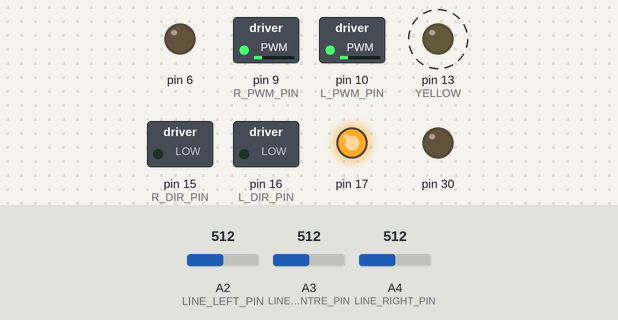
Recording of a sketch running on a simulated Arduino Leonardo, built with avr-gcc and run on an emulated ATmega32U4. Shown: switched loads named in the sketch (green lamp = pin HIGH), output pins drawn as LEDs (lit = HIGH). Dashed ring = blinking. Inputs (shaded band) come from the test bench; at power-on: A2 (LINE_LEFT_PIN) = 512, A3 (LINE_CENTRE_PIN) = 512, A4 (LINE_RIGHT_PIN) = 512. What the sketch prints to the serial monitor is not drawn.

Above: at 5.2 s.
5.3 s: A2 (LINE_LEFT_PIN) set to 521
At 8.0 s:
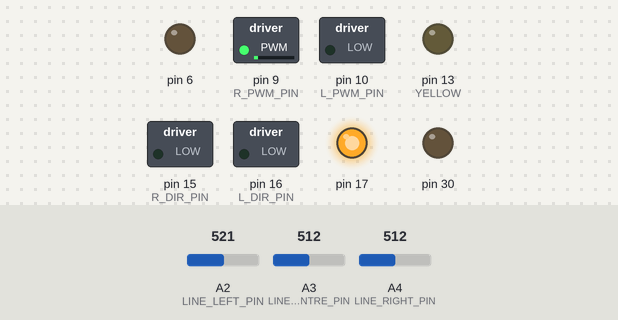
8.3 s: A2 (LINE_LEFT_PIN) set to 511
At 8.8 s:
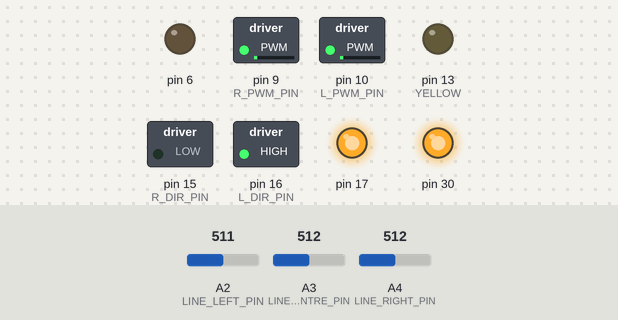
At 12.4 s:
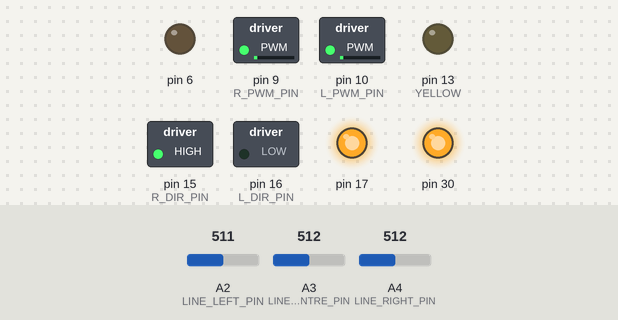
Timing chart, 0 to 30.7 s (numbered marks = the images above; inputs shaded):
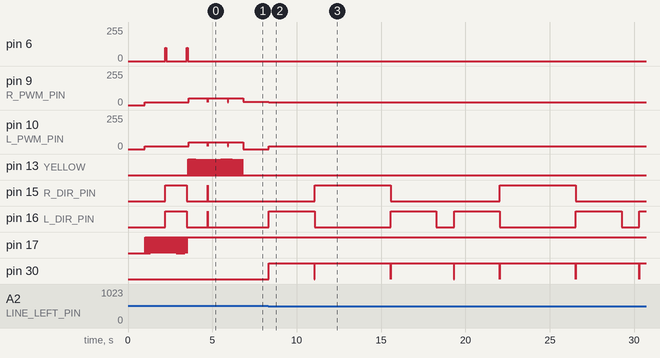

Measured:
- the behaviour switches between 512 and 513 on A2 (LINE_LEFT_PIN) (found by bisection; images 0 and 1)
- after the input at 5.3 s, pin 16 (L_DIR_PIN), pin 30: stays LOW (without the input it goes to HIGH after 1.5 s)
- after the input at 8.3 s, pin 9 (R_PWM_PIN): 25/255 → 20/255 after 0.05 s; pin 10 (L_PWM_PIN): alternates 21/255 for 9.9 s and 20/255 for 1.1 s, starting after 0.05 s
- by itself, pin 6: alternates 100/255 for 0.05 s and 0/255 for 1.2 s
- by itself, pin 17: alternates HIGH for 0.05 s and LOW for 0.01 s, 81 changes in all, then stays HIGH

The sketch:

bangbang.ino
```cpp
#define YELLOW LED_BUILTIN
#define RED LED_BUILTIN_RX
#define GREEN LED_BUILTIN_TX
#define OFF LOW
#define ON HIGH

#define L_PWM_PIN 10
#define L_DIR_PIN 16
#define R_PWM_PIN  9
#define R_DIR_PIN 15
#define DIR_BWD HIGH // HIGH: backwards
#define DIR_FWD LOW // LOW: forward
#define LEFT true
#define RIGHT false

#define LINE_LEFT_PIN A2
#define LINE_CENTRE_PIN A3
#define LINE_RIGHT_PIN  A4

class motors_c {
  private:
    // Accepts two integers (motor and power)
    // and sets the power for that mortor
    void setMotorPower(int motor, int power) {
      if ( motor == L_PWM_PIN || motor == R_PWM_PIN ) {
        if ( power >= 0 ) {
          if ( power > 255 ) { power = 255; }
          // pin for direction is +6 from pin for power
          digitalWrite( motor + 6, DIR_FWD );
          analogWrite( motor, power );
        }
        else {
          if ( power < -255 ) { power = -255; }
          digitalWrite( motor + 6, DIR_BWD );
          analogWrite( motor, -power );
        }
      }
      else {
        // error wrong motor given
        Serial.println(" ***Wrong motor passed to function*** ");
      }
    }

  public:
    motors_c() {
      pinMode( L_PWM_PIN, OUTPUT );
      pinMode( L_DIR_PIN, OUTPUT );
      pinMode( R_PWM_PIN, OUTPUT );
      pinMode( R_DIR_PIN, OUTPUT );
    }

    void move(int power) {
      // left motor
      int offset = 0;
      if ( power < 0 ) { offset = -offset; }
      setMotorPower(L_PWM_PIN, power+offset);
      // right motor
      setMotorPower(R_PWM_PIN, power);
    }

    void turn(int power, bool dir) {
      if (dir) {
        // use left as pivot
        // left motor
        setMotorPower(L_PWM_PIN, 0);
        // right motor
        setMotorPower(R_PWM_PIN, power);
      }
      else {
        // use right as pivot
        // left motor
        setMotorPower(L_PWM_PIN, power);
        // right motor
        setMotorPower(R_PWM_PIN, 0);
      }
    }

    void turnOnSpot(int power, bool dir) {
      if (dir) {
        // towards left
        // left motor
        setMotorPower(L_PWM_PIN, -power-1);
        // right motor
        setMotorPower(R_PWM_PIN, power);
      }
      else {
        // towards right
        // left motor
        setMotorPower(L_PWM_PIN, power+1);
        // right motor
        setMotorPower(R_PWM_PIN, -power);
      }
    }
};

class lineSensor_c {
  private:
    int pin;
    float minVal = 1024.0;
    float maxVal = 0.0;
    // default value if not calibrated
    float limit = 512.0; //more is dark, less is light

  public:
    // Constructor, accepts a pin number as
    // argument and sets this as input
    lineSensor_c(int _pin) {
       pin = _pin; // Record which pin we used
       pinMode( pin, INPUT ); // Set this pin to input
    };

    // return sensor output
    float val() {
      return analogRead( pin );
    }

    // return normilised sensor output
    float norm() {
      float value = analogRead( pin );
      if ( value > maxVal ) { value = maxVal; }
      if ( value < minVal ) { value = minVal; }
      return (value - minVal)/(maxVal - minVal);
    }

    // return sensor limit
    float lim() {
      return limit;
    }

    // Write your calibration routine here
    // to remove bias offset
    void cal() {
      float value;
      value = analogRead( pin ); // Do an analogRead
      if ( value > maxVal ) { maxVal = value; }
      if ( value < minVal ) { minVal = value; }
      limit = (maxVal + minVal)/2;
    }

    // Write a routine here to check if your
    // sensor is on a line (true or false)
    boolean notOnLine() {
      float value = analogRead( pin ); // Do an analogRead
      if ( value > limit ) { return false; }
      else { return true; }
    }
};

//instantiate classes
motors_c m;
lineSensor_c ll(LINE_LEFT_PIN);
lineSensor_c lc(LINE_CENTRE_PIN);
lineSensor_c lr(LINE_RIGHT_PIN);

// global variables
unsigned int count = 0;
unsigned int nonce = 0;
unsigned int calTime;
bool plot_verbose;
bool msg_verbose;

void blink(int col) {
  if (col == YELLOW) {
    digitalWrite(col, ON);
    delay(10);
    digitalWrite(col, OFF);
  }
  else {
    digitalWrite(col, OFF);
    delay(10);
    digitalWrite(col, ON);
  }
}

void buzz() {
  analogWrite(6, 100);
  delay(50);
  analogWrite(6, 0);
}

void BangBang() {
  // variables for slow and fast speeds
  int pLow = 20;
  int pHigh = 25;
  int Lturn = 2700;
  int Rturn = 4500;
  // bang-bang conditions
  if ( lc.notOnLine() ) {
    // centre not on line, check left and right
    if ( ll.notOnLine() ) {
      // left not on line either, check right
      if ( lr.notOnLine() ) {
        // nothing on line
        // blink green
        blink(GREEN);
        // turn left 90 degrees
        m.turnOnSpot(pLow, LEFT);
        delay(Lturn);
        // and check if there is a line
        if ( ll.notOnLine() && lc.notOnLine() && lr.notOnLine() ) {
          // not on line turn right 180 degrees
          // blink green
          blink(GREEN);
          // and check if there is a line
          m.turnOnSpot(pLow, RIGHT);
          delay(Rturn);
          // heck if there is a line
          if ( ll.notOnLine() && lc.notOnLine() && lr.notOnLine() ) {
            // not on line
            // blink green
            blink(GREEN);
            // turn left 90 degrees
            m.turnOnSpot(pLow, LEFT);
            delay(Lturn);
            // and just move straight slowly
            m.move(pLow);
            delay(1000);
          }
        }
      }
      else {
        // only right on line
        // turn fast using right as pivot
        m.turn(pHigh, RIGHT);
      }
    }
    else if ( lr.notOnLine() ) {
      // left on line, centre not on line
      // => right not on line either
      // turn fast using left as pivot
      m.turn(pHigh, LEFT);
    }
  }
  else {
    // centre is on line, check left and right
    // (not possible to only have centre on line)
    if ( ll.notOnLine() ) {
      // left not on line
      // turn slowly using right as pivot
      m.turn(pLow, RIGHT);
    }
    else if ( lr.notOnLine() ) {
      // right not on line
      // turn slowly using left as pivot
      m.turn(pLow, LEFT);
    }
    else {
      // all 3 on line, move straight fast
      m.move(pHigh);
    }
  }
}

// Setup, only runs once when powered on.
void setup() {
  // variables for output
  plot_verbose = false;
  msg_verbose = false;
  // set leds as output
  pinMode(RED, OUTPUT);
  pinMode(GREEN, OUTPUT);
  pinMode(YELLOW, OUTPUT);
  // time for calibration
  calTime = 40;
  // Start up the Serial for debugging
  Serial.begin(9600);
  delay(1000);
  // Print reset so we can catch any reset error
  Serial.println(" ***Reset*** ");
}

// Remmeber, loop is called again and again
void loop()
{
  // initial back and forth for calibration
  // this will happen when count is at zero & calTime
  if ( count % calTime == 0 ) { m.move(20); }
  // this will happen when count is at half calTime
  else if ( count % (calTime/2) == 0 ) { m.move(-20); }

  // calibration procedure
  if ( count <= calTime ) {
    // red led
    blink(RED);
    // half calibration done, play sound
    if ( count == calTime / 2 ) { buzz(); }
    // calibration done, play sound
    if ( count == calTime ) { buzz(); }
    // run callibration procedures for each
    ll.cal();
    lc.cal();
    lr.cal();
    count++;
  }
  // move forward for a bit to connect to line
  else if ( count < calTime + 55 ) {
    blink(YELLOW);
    m.move(50);
    count++;
  }
  // normal functionality
  else {
    // using bang-bang method to move
    BangBang();
    // OUTPUT METHODS
    if (plot_verbose) {
      Serial.print( ll.norm() );
      Serial.print( ", " );
      Serial.print( lc.norm() );
      Serial.print( ", " );
      Serial.print( lr.norm() );
      Serial.print( "\n" );
    }
    if (msg_verbose) {
      Serial.println(nonce);
      nonce++;
      if ( ll.norm() > 0.5 ) { Serial.println("left over line"); }
      if ( lc.norm() > 0.5 ) { Serial.println("centre over line"); }
      if ( lr.norm() > 0.5 ) { Serial.println("right over line"); }
    }
  }
  // short delay
  delay(50);
}
```
